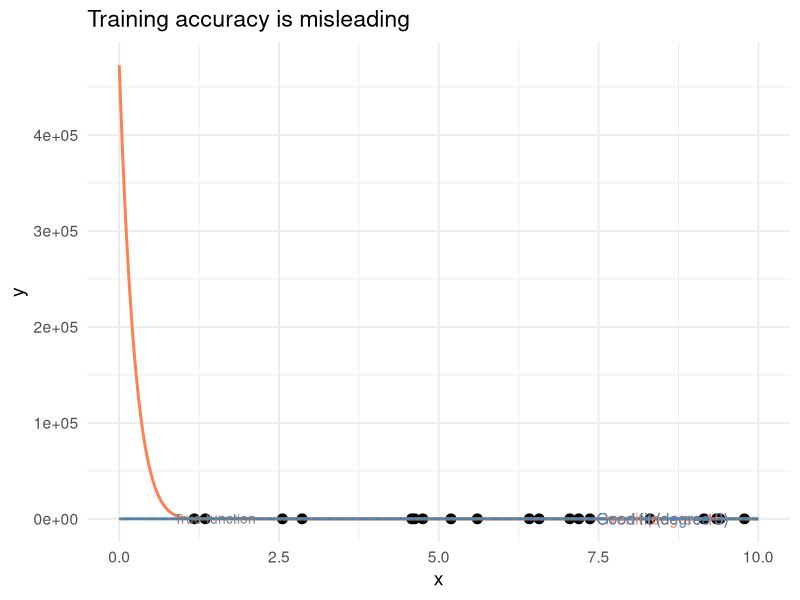
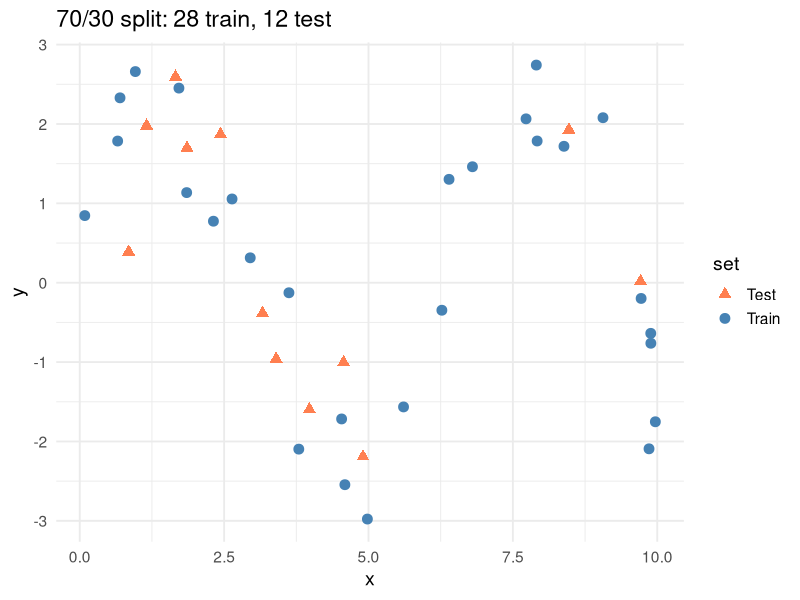
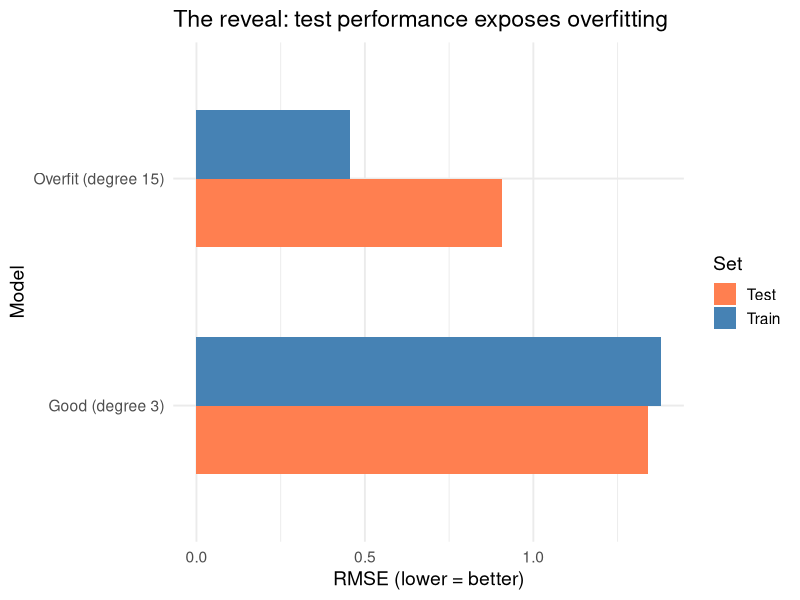
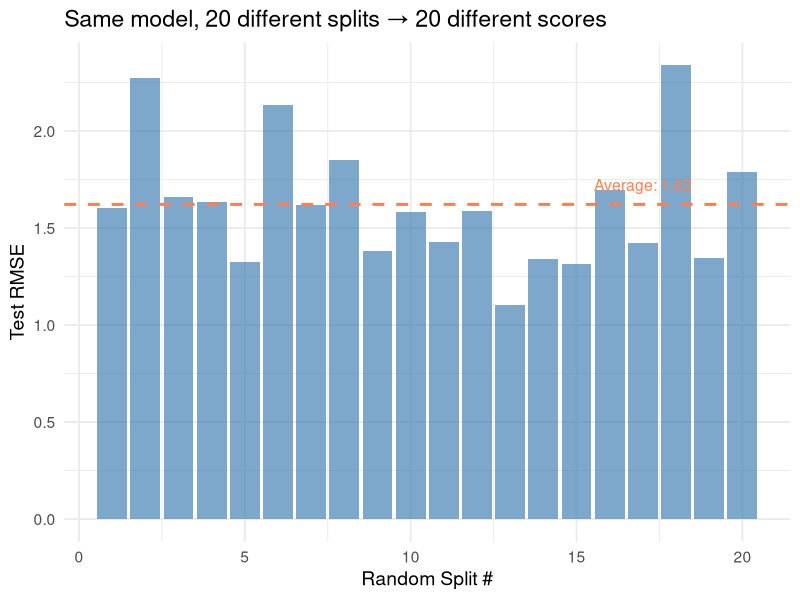
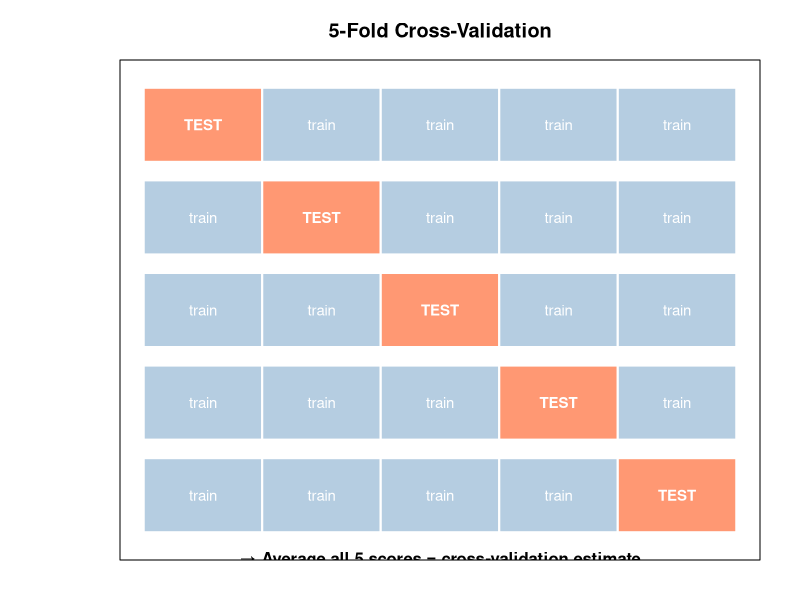
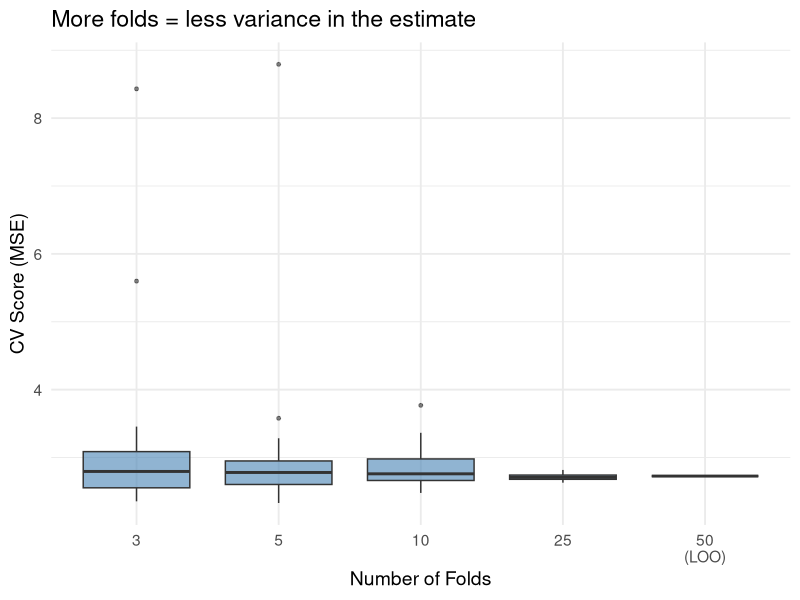
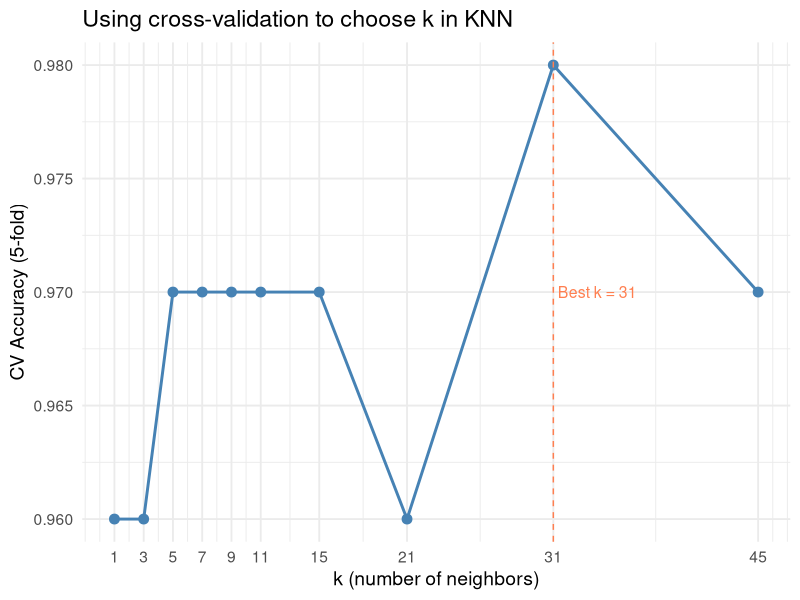
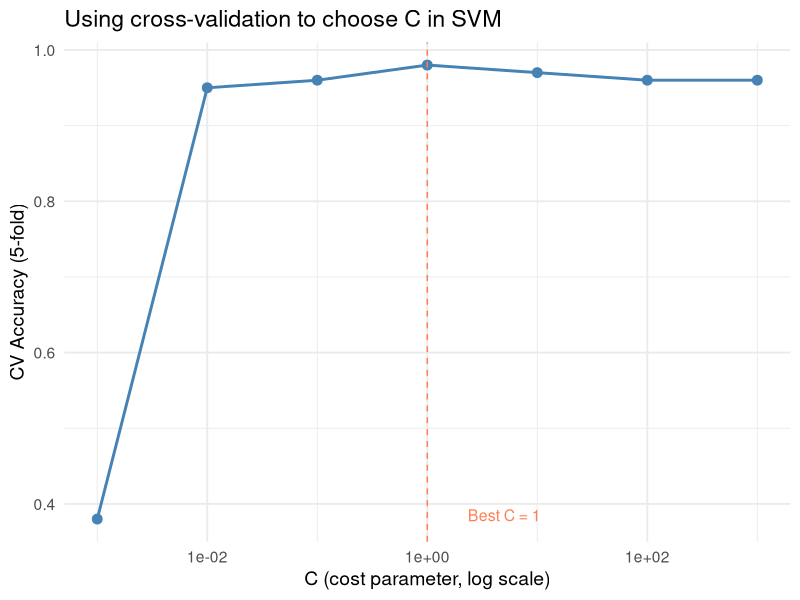

Generate these figures, in order, with R:
## ---- chunk 1
#| label: plot-overfitting-demo
#| fig-cap: "The wiggly model fits training data perfectly but is clearly wrong"

library(ggplot2)
set.seed(42)

# True relationship: simple curve
x <- sort(runif(20, 0, 10))
y <- 2 * sin(x) + rnorm(20, 0, 0.8)
df <- data.frame(x = x, y = y)

# Overfit model: high-degree polynomial
fit_over <- lm(y ~ poly(x, 15), data = df)
# Good model: low-degree polynomial
fit_good <- lm(y ~ poly(x, 3), data = df)

x_grid <- seq(0, 10, length.out = 200)
pred_over <- predict(fit_over, newdata = data.frame(x = x_grid))
pred_good <- predict(fit_good, newdata = data.frame(x = x_grid))

ggplot(df, aes(x, y)) +
  geom_point(size = 3) +
  geom_line(data = data.frame(x = x_grid, y = pred_over),
            aes(x, y), color = "coral", linewidth = 1) +
  geom_line(data = data.frame(x = x_grid, y = pred_good),
            aes(x, y), color = "steelblue", linewidth = 1) +
  geom_line(data = data.frame(x = x_grid, y = 2 * sin(x_grid)),
            aes(x, y), color = "gray50", linetype = "dashed") +
  annotate("text", x = 8.5, y = 4, label = "Overfit (degree 15)",
           color = "coral", size = 4) +
  annotate("text", x = 8.5, y = -1, label = "Good fit (degree 3)",
           color = "steelblue", size = 4) +
  annotate("text", x = 1.5, y = -2.5, label = "True function",
           color = "gray50", size = 3.5) +
  theme_minimal(base_size = 14) +
  labs(x = "x", y = "y", title = "Training accuracy is misleading")
## ---- chunk 2
#| label: plot-train-test-split
#| fig-cap: "Split data into training (build the model) and test (evaluate it)"

set.seed(7)
n <- 40
x_all <- sort(runif(n, 0, 10))
y_all <- 2 * sin(x_all) + rnorm(n, 0, 0.8)

# Random 70/30 split
train_idx <- sample(n, round(0.7 * n))
test_idx <- setdiff(1:n, train_idx)

df_all <- data.frame(
  x = x_all, y = y_all,
  set = ifelse(1:n %in% train_idx, "Train", "Test")
)

ggplot(df_all, aes(x, y, color = set, shape = set)) +
  geom_point(size = 3) +
  scale_color_manual(values = c("coral", "steelblue")) +
  scale_shape_manual(values = c(17, 19)) +
  theme_minimal(base_size = 14) +
  labs(x = "x", y = "y",
    title = paste0("70/30 split: ", length(train_idx), " train, ",
                   length(test_idx), " test"))
## ---- chunk 3
#| label: plot-train-test-eval
#| fig-cap: "Overfit model: great on train, terrible on test. Good model: consistent on both."

df_train <- df_all[df_all$set == "Train", ]
df_test <- df_all[df_all$set == "Test", ]

# Overfit
fit_over <- lm(y ~ poly(x, 15), data = df_train)
# Good
fit_good <- lm(y ~ poly(x, 3), data = df_train)

# Errors
results <- data.frame(
  Model = rep(c("Overfit (degree 15)", "Good (degree 3)"), each = 2),
  Set = rep(c("Train", "Test"), 2),
  RMSE = c(
    sqrt(mean(residuals(fit_over)^2)),
    sqrt(mean((df_test$y - predict(fit_over, df_test))^2)),
    sqrt(mean(residuals(fit_good)^2)),
    sqrt(mean((df_test$y - predict(fit_good, df_test))^2))
  )
)

ggplot(results, aes(x = Model, y = RMSE, fill = Set)) +
  geom_col(position = "dodge", width = 0.6) +
  scale_fill_manual(values = c("coral", "steelblue")) +
  theme_minimal(base_size = 14) +
  labs(y = "RMSE (lower = better)", title = "The reveal: test performance exposes overfitting") +
  coord_flip()
## ---- chunk 4
#| label: plot-split-variance
#| fig-cap: "Different random splits give different test scores — which one is 'right'?"

set.seed(1)
scores <- sapply(1:20, function(i) {
  idx <- sample(n, round(0.7 * n))
  train <- data.frame(x = x_all[idx], y = y_all[idx])
  test <- data.frame(x = x_all[-idx], y = y_all[-idx])
  fit <- lm(y ~ poly(x, 3), data = train)
  sqrt(mean((test$y - predict(fit, test))^2))
})

ggplot(data.frame(trial = 1:20, rmse = scores), aes(trial, rmse)) +
  geom_col(fill = "steelblue", alpha = 0.7) +
  geom_hline(yintercept = mean(scores), color = "coral", linewidth = 1, linetype = "dashed") +
  annotate("text", x = 17, y = mean(scores) + 0.1,
           label = paste0("Average: ", round(mean(scores), 2)),
           color = "coral", size = 4) +
  theme_minimal(base_size = 14) +
  labs(x = "Random Split #", y = "Test RMSE",
       title = "Same model, 20 different splits → 20 different scores")
## ---- chunk 5
#| label: plot-kfold-diagram
#| fig-cap: "5-fold cross-validation: each fold takes a turn as the test set"

# Visual diagram of k-fold CV
k <- 5
fold_colors <- c("coral", "steelblue")

par(mar = c(2, 6, 3, 2))
plot(NULL, xlim = c(0, k), ylim = c(0.5, k + 0.5),
     xlab = "", ylab = "", xaxt = "n", yaxt = "n",
     main = "5-Fold Cross-Validation")

for (round in 1:k) {
  for (fold in 1:k) {
    col <- ifelse(fold == round,
      adjustcolor("coral", 0.8),
      adjustcolor("steelblue", 0.4))
    rect(fold - 1, k - round + 0.6, fold, k - round + 1.4, col = col, border = "white", lwd = 2)
    label <- ifelse(fold == round, "TEST", "train")
    text(fold - 0.5, k - round + 1, label, cex = 0.9,
         col = ifelse(fold == round, "white", "white"),
         font = ifelse(fold == round, 2, 1))
  }
  text(-0.3, k - round + 1, paste("Round", round), cex = 0.8, adj = 1)
}

text(k / 2, 0.3, "→ Average all 5 scores = cross-validation estimate", cex = 1, font = 2)
## ---- chunk 6
#| label: plot-fold-comparison
#| fig-cap: "More folds = more stable estimate, but diminishing returns past 10"

set.seed(42)
n <- 50
x <- sort(runif(n, 0, 10))
y <- 2 * sin(x) + rnorm(n, 0, 0.8)
df_cv <- data.frame(x = x, y = y)

# Run k-fold CV for different k values, repeat to see variance
fold_vals <- c(3, 5, 10, 25, n)
fold_labels <- c("3", "5", "10", "25", paste0(n, "\n(LOO)"))

results_list <- list()
for (fi in seq_along(fold_vals)) {
  kf <- fold_vals[fi]
  scores <- sapply(1:30, function(rep) {
    folds <- sample(rep(1:kf, length.out = n))
    errs <- sapply(1:kf, function(f) {
      train <- df_cv[folds != f, ]
      test <- df_cv[folds == f, ]
      if (nrow(train) < 4 || nrow(test) < 1) return(NA)
      fit <- lm(y ~ poly(x, 3), data = train)
      mean((test$y - predict(fit, test))^2)
    })
    mean(errs, na.rm = TRUE)
  })
  results_list[[fi]] <- data.frame(
    folds = fold_labels[fi],
    score = scores
  )
}

results_all <- do.call(rbind, results_list)
results_all$folds <- factor(results_all$folds, levels = fold_labels)

ggplot(results_all, aes(folds, score)) +
  geom_boxplot(fill = "steelblue", alpha = 0.6, outlier.size = 1) +
  theme_minimal(base_size = 14) +
  labs(x = "Number of Folds", y = "CV Score (MSE)",
       title = "More folds = less variance in the estimate")
## ---- chunk 7
#| label: plot-tune-k-knn
#| fig-cap: "Cross-validation finds the best k for KNN by testing each value"

library(class)
set.seed(42)

# Generate classification data
df_class <- data.frame(
  x1 = c(rnorm(50, 2, 1), rnorm(50, 4.5, 1)),
  x2 = c(rnorm(50, 2, 1), rnorm(50, 4.5, 1)),
  group = factor(rep(c("A", "B"), each = 50))
)

# 5-fold CV for different k values
k_values <- c(1, 3, 5, 7, 9, 11, 15, 21, 31, 45)
n_obs <- nrow(df_class)
folds <- sample(rep(1:5, length.out = n_obs))

cv_results <- sapply(k_values, function(k_nn) {
  fold_acc <- sapply(1:5, function(f) {
    train <- df_class[folds != f, ]
    test <- df_class[folds == f, ]
    pred <- knn(train[, 1:2], test[, 1:2], train$group, k = k_nn)
    mean(pred == test$group)
  })
  mean(fold_acc)
})

best_k <- k_values[which.max(cv_results)]

ggplot(data.frame(k = k_values, accuracy = cv_results), aes(k, accuracy)) +
  geom_line(linewidth = 1, color = "steelblue") +
  geom_point(size = 3, color = "steelblue") +
  geom_vline(xintercept = best_k, linetype = "dashed", color = "coral") +
  annotate("text", x = best_k + 3, y = min(cv_results) + 0.01,
           label = paste0("Best k = ", best_k), color = "coral", size = 4) +
  scale_x_continuous(breaks = k_values) +
  theme_minimal(base_size = 14) +
  labs(x = "k (number of neighbors)", y = "CV Accuracy (5-fold)",
       title = "Using cross-validation to choose k in KNN")
## ---- chunk 8
#| label: plot-tune-c-svm
#| fig-cap: "Same idea for SVM: cross-validate over different C values"

library(e1071)

c_values <- c(0.001, 0.01, 0.1, 1, 10, 100, 1000)

cv_svm <- sapply(c_values, function(C) {
  fold_acc <- sapply(1:5, function(f) {
    train <- df_class[folds != f, ]
    test <- df_class[folds == f, ]
    fit <- svm(group ~ x1 + x2, data = train, kernel = "linear", cost = C)
    pred <- predict(fit, test)
    mean(pred == test$group)
  })
  mean(fold_acc)
})

best_c <- c_values[which.max(cv_svm)]

ggplot(data.frame(C = c_values, accuracy = cv_svm), aes(C, accuracy)) +
  geom_line(linewidth = 1, color = "steelblue") +
  geom_point(size = 3, color = "steelblue") +
  geom_vline(xintercept = best_c, linetype = "dashed", color = "coral") +
  annotate("text", x = best_c * 5, y = min(cv_svm) + 0.005,
           label = paste0("Best C = ", best_c), color = "coral", size = 4) +
  scale_x_log10() +
  theme_minimal(base_size = 14) +
  labs(x = "C (cost parameter, log scale)", y = "CV Accuracy (5-fold)",
       title = "Using cross-validation to choose C in SVM")
## ---- chunk 9
#| label: plot-full-workflow
#| fig-cap: "The complete model-building workflow with cross-validation"

# Simulate the full workflow
set.seed(42)

# Step 1: Hold out test set
test_idx <- sample(n_obs, round(0.2 * n_obs))
train_val <- df_class[-test_idx, ]
test_final <- df_class[test_idx, ]

# Step 2: CV on train_val to find best k
folds_tv <- sample(rep(1:5, length.out = nrow(train_val)))

cv_k <- sapply(k_values, function(k_nn) {
  fold_acc <- sapply(1:5, function(f) {
    tr <- train_val[folds_tv != f, ]
    va <- train_val[folds_tv == f, ]
    pred <- knn(tr[, 1:2], va[, 1:2], tr$group, k = k_nn)
    mean(pred == va$group)
  })
  mean(fold_acc)
})

best_k_final <- k_values[which.max(cv_k)]

# Step 3: Evaluate on test set with best k
test_pred <- knn(train_val[, 1:2], test_final[, 1:2], train_val$group, k = best_k_final)
test_acc <- mean(test_pred == test_final$group)

cat(sprintf("Best k from CV: %d\n", best_k_final))
cat(sprintf("CV accuracy (validation): %.1f%%\n", max(cv_k) * 100))
cat(sprintf("Final test accuracy: %.1f%%\n", test_acc * 100))
cat("\nIf these two numbers are close → model generalizes well")
cat("\nIf test << CV → you overfit during tuning (rare with proper CV)")
## ---- chunk 10
#| label: plot-overfit-gap
#| fig-cap: "The gap between training and validation accuracy reveals overfitting"

# Show train vs validation accuracy across model complexity
complexities <- 1:15
train_acc <- numeric(15)
val_acc <- numeric(15)

set.seed(42)
folds_gap <- sample(rep(1:5, length.out = nrow(df_cv)))

for (d in complexities) {
  # Training accuracy (full data)
  fit <- lm(y ~ poly(x, d), data = df_cv)
  train_acc[d] <- 1 - mean(residuals(fit)^2) / var(df_cv$y)

  # CV accuracy
  fold_r2 <- sapply(1:5, function(f) {
    tr <- df_cv[folds_gap != f, ]
    te <- df_cv[folds_gap == f, ]
    if (nrow(tr) < d + 1) return(NA)
    fit_cv <- lm(y ~ poly(x, min(d, nrow(tr) - 2)), data = tr)
    pred <- predict(fit_cv, te)
    1 - mean((te$y - pred)^2) / var(te$y)
  })
  val_acc[d] <- mean(fold_r2, na.rm = TRUE)
}

gap_df <- data.frame(
  complexity = rep(complexities, 2),
  r_squared = c(train_acc, val_acc),
  set = rep(c("Training", "Validation (CV)"), each = 15)
)

ggplot(gap_df, aes(complexity, r_squared, color = set)) +
  geom_line(linewidth = 1.2) +
  geom_point(size = 2) +
  scale_color_manual(values = c("steelblue", "coral")) +
  geom_vline(xintercept = which.max(val_acc), linetype = "dashed", color = "gray40") +
  annotate("text", x = which.max(val_acc) + 1.5, y = 0.3,
           label = paste0("Best complexity = ", which.max(val_acc)),
           color = "gray40", size = 3.5) +
  annotate("text", x = 12, y = 0.85, label = "OVERFIT ZONE",
           color = "coral", size = 4, fontface = "bold") +
  theme_minimal(base_size = 14) +
  labs(x = "Model Complexity (polynomial degree)", y = "R²",
       color = "Evaluated on", title = "Training R² always goes up — validation reveals the truth")
## ---- chunk 11
#| label: plot-loocv
#| fig-cap: "LOOCV: each point gets a turn as the sole test point"

# Visual: highlight one point at a time
par(mfrow = c(2, 3), mar = c(3, 3, 2, 1))

set.seed(42)
small_df <- data.frame(
  x = c(1, 2, 3, 5, 6, 8),
  y = c(2.1, 3.8, 4.5, 7.2, 8.1, 10.5)
)

for (i in 1:6) {
  train <- small_df[-i, ]
  test <- small_df[i, ]
  fit <- lm(y ~ x, data = train)

  plot(small_df$x, small_df$y, pch = 19, cex = 1.5,
    col = ifelse(1:6 == i, "coral", "steelblue"),
    main = paste("Round", i, "— test point", i),
    xlab = "x", ylab = "y", xlim = c(0, 9), ylim = c(0, 12))
  abline(fit, col = "gray50")
  pred <- predict(fit, test)
  segments(test$x, test$y, test$x, pred, col = "coral", lwd = 2, lty = 2)
  text(test$x + 0.5, (test$y + pred) / 2,
       paste0("err=", round(abs(test$y - pred), 2)),
       col = "coral", cex = 0.8)
}
par(mfrow = c(1, 1))
